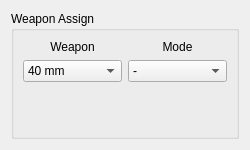
<?xml version="1.0" encoding="UTF-8"?>
<ui version="4.0">
 <class>FrameWeaponAssign</class>
 <widget class="QWidget" name="FrameWeaponAssign">
  <property name="geometry">
   <rect>
    <x>0</x>
    <y>0</y>
    <width>250</width>
    <height>150</height>
   </rect>
  </property>
  <property name="maximumSize">
   <size>
    <width>2500</width>
    <height>1500</height>
   </size>
  </property>
  <property name="windowTitle">
   <string>Form</string>
  </property>
  <layout class="QGridLayout" name="gridLayout_2">
   <item row="0" column="0">
    <widget class="QGroupBox" name="groupBoxWAP">
     <property name="styleSheet">
      <string notr="true"/>
     </property>
     <property name="title">
      <string>Weapon Assign</string>
     </property>
     <layout class="QGridLayout" name="gridLayout">
      <item row="0" column="0">
       <layout class="QHBoxLayout" name="horizontalLayout_4">
        <item>
         <layout class="QVBoxLayout" name="verticalLayout_8">
          <item>
           <widget class="QLabel" name="label_6">
            <property name="text">
             <string>Weapon</string>
            </property>
            <property name="alignment">
             <set>Qt::AlignCenter</set>
            </property>
           </widget>
          </item>
          <item>
           <widget class="QComboBox" name="comboBoxWAPWeapon">
            <property name="minimumSize">
             <size>
              <width>80</width>
              <height>0</height>
             </size>
            </property>
            <item>
             <property name="text">
              <string>40 mm</string>
             </property>
            </item>
           </widget>
          </item>
         </layout>
        </item>
        <item>
         <layout class="QVBoxLayout" name="verticalLayout_9">
          <item>
           <widget class="QLabel" name="label_7">
            <property name="text">
             <string>Mode</string>
            </property>
            <property name="alignment">
             <set>Qt::AlignCenter</set>
            </property>
           </widget>
          </item>
          <item>
           <widget class="QComboBox" name="comboBoxWAPMode">
            <property name="minimumSize">
             <size>
              <width>80</width>
              <height>0</height>
             </size>
            </property>
            <item>
             <property name="text">
              <string>-</string>
             </property>
            </item>
            <item>
             <property name="text">
              <string>Direct</string>
             </property>
            </item>
           </widget>
          </item>
         </layout>
        </item>
       </layout>
      </item>
      <item row="1" column="0">
       <spacer name="verticalSpacer_2">
        <property name="orientation">
         <enum>Qt::Vertical</enum>
        </property>
        <property name="sizeHint" stdset="0">
         <size>
          <width>20</width>
          <height>51</height>
         </size>
        </property>
       </spacer>
      </item>
     </layout>
    </widget>
   </item>
  </layout>
 </widget>
 <resources/>
 <connections/>
</ui>
